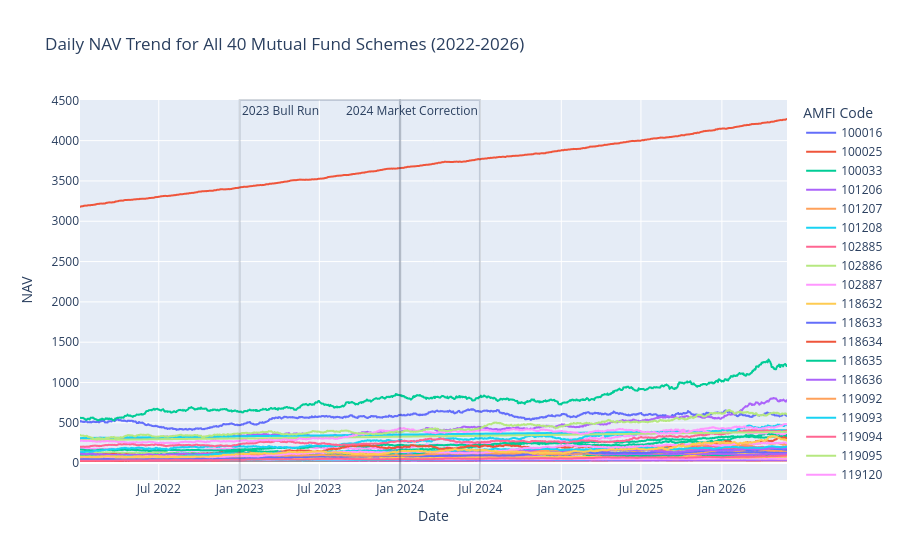

The notebook cell this image was saved under:
### Code cell
import pandas as pd
import plotly.express as px
import os

# Load data
nav = pd.read_csv("../data/processed/02_nav_history_cleaned.csv")

# Convert date column
nav["date"] = pd.to_datetime(nav["date"])

# Check number of schemes
print("Number of Funds:", nav["amfi_code"].nunique())

# Create NAV trend chart
fig = px.line(
    nav,
    x="date",
    y="nav",
    color="amfi_code",
    title="Daily NAV Trend for All 40 Mutual Fund Schemes (2022-2026)",
    labels={
        "date": "Date",
        "nav": "NAV",
        "amfi_code": "AMFI Code"
    }
)

# Highlight 2023 Bull Run
fig.add_vrect(
    x0="2023-01-01",
    x1="2023-12-31",
    annotation_text="2023 Bull Run",
    annotation_position="top left",
    opacity=0.2
)

# Highlight 2024 Market Correction
fig.add_vrect(
    x0="2024-01-01",
    x1="2024-06-30",
    annotation_text="2024 Market Correction",
    annotation_position="top right",
    opacity=0.2
)

# Show chart
fig.show()

# Create charts folder if not exists
os.makedirs("../reports/charts", exist_ok=True)
                                                
# Save interactive chart
fig.write_html("../reports/charts/nav_trend.html")

print("Chart saved successfully!")

### Figure 1 — Plotly figure (JSON) as saved in the notebook; plotly's stock layout.template omitted (floating-point values rounded to 4 significant figures; data arrays with more than 128 entries replaced by an {"elided": "..."} marker saying what was removed)
{"data": [{"hovertemplate": "AMFI Code=100016<br>Date=%{x}<br>NAV=%{y}<extra></extra>", "legendgroup": "100016", "line": {"color": "#636efa", "dash": "solid"}, "marker": {"symbol": "circle"}, "mode": "lines", "name": "100016", "showlegend": true, "type": "scattergl", "x": {"elided": "1150 str values"}, "xaxis": "x", "y": {"elided": "1150 float values"}, "yaxis": "y"}, {"hovertemplate": "AMFI Code=100025<br>Date=%{x}<br>NAV=%{y}<extra></extra>", "legendgroup": "100025", "line": {"color": "#EF553B", "dash": "solid"}, "marker": {"symbol": "circle"}, "mode": "lines", "name": "100025", "showlegend": true, "type": "scattergl", "x": {"elided": "1150 str values"}, "xaxis": "x", "y": {"elided": "1150 float values"}, "yaxis": "y"}, {"hovertemplate": "AMFI Code=100033<br>Date=%{x}<br>NAV=%{y}<extra></extra>", "legendgroup": "100033", "line": {"color": "#00cc96", "dash": "solid"}, "marker": {"symbol": "circle"}, "mode": "lines", "name": "100033", "showlegend": true, "type": "scattergl", "x": {"elided": "1150 str values"}, "xaxis": "x", "y": {"elided": "1150 float values"}, "yaxis": "y"}, {"hovertemplate": "AMFI Code=101206<br>Date=%{x}<br>NAV=%{y}<extra></extra>", "legendgroup": "101206", "line": {"color": "#ab63fa", "dash": "solid"}, "marker": {"symbol": "circle"}, "mode": "lines", "name": "101206", "showlegend": true, "type": "scattergl", "x": {"elided": "1150 str values"}, "xaxis": "x", "y": {"elided": "1150 float values"}, "yaxis": "y"}, {"hovertemplate": "AMFI Code=101207<br>Date=%{x}<br>NAV=%{y}<extra></extra>", "legendgroup": "101207", "line": {"color": "#FFA15A", "dash": "solid"}, "marker": {"symbol": "circle"}, "mode": "lines", "name": "101207", "showlegend": true, "type": "scattergl", "x": {"elided": "1150 str values"}, "xaxis": "x", "y": {"elided": "1150 float values"}, "yaxis": "y"}, {"hovertemplate": "AMFI Code=101208<br>Date=%{x}<br>NAV=%{y}<extra></extra>", "legendgroup": "101208", "line": {"color": "#19d3f3", "dash": "solid"}, "marker": {"symbol": "circle"}, "mode": "lines", "name": "101208", "showlegend": true, "type": "scattergl", "x": {"elided": "1150 str values"}, "xaxis": "x", "y": {"elided": "1150 float values"}, "yaxis": "y"}, {"hovertemplate": "AMFI Code=102885<br>Date=%{x}<br>NAV=%{y}<extra></extra>", "legendgroup": "102885", "line": {"color": "#FF6692", "dash": "solid"}, "marker": {"symbol": "circle"}, "mode": "lines", "name": "102885", "showlegend": true, "type": "scattergl", "x": {"elided": "1150 str values"}, "xaxis": "x", "y": {"elided": "1150 float values"}, "yaxis": "y"}, {"hovertemplate": "AMFI Code=102886<br>Date=%{x}<br>NAV=%{y}<extra></extra>", "legendgroup": "102886", "line": {"color": "#B6E880", "dash": "solid"}, "marker": {"symbol": "circle"}, "mode": "lines", "name": "102886", "showlegend": true, "type": "scattergl", "x": {"elided": "1150 str values"}, "xaxis": "x", "y": {"elided": "1150 float values"}, "yaxis": "y"}, {"hovertemplate": "AMFI Code=102887<br>Date=%{x}<br>NAV=%{y}<extra></extra>", "legendgroup": "102887", "line": {"color": "#FF97FF", "dash": "solid"}, "marker": {"symbol": "circle"}, "mode": "lines", "name": "102887", "showlegend": true, "type": "scattergl", "x": {"elided": "1150 str values"}, "xaxis": "x", "y": {"elided": "1150 float values"}, "yaxis": "y"}, {"hovertemplate": "AMFI Code=118632<br>Date=%{x}<br>NAV=%{y}<extra></extra>", "legendgroup": "118632", "line": {"color": "#FECB52", "dash": "solid"}, "marker": {"symbol": "circle"}, "mode": "lines", "name": "118632", "showlegend": true, "type": "scattergl", "x": {"elided": "1150 str values"}, "xaxis": "x", "y": {"elided": "1150 float values"}, "yaxis": "y"}, {"hovertemplate": "AMFI Code=118633<br>Date=%{x}<br>NAV=%{y}<extra></extra>", "legendgroup": "118633", "line": {"color": "#636efa", "dash": "solid"}, "marker": {"symbol": "circle"}, "mode": "lines", "name": "118633", "showlegend": true, "type": "scattergl", "x": {"elided": "1150 str values"}, "xaxis": "x", "y": {"elided": "1150 float values"}, "yaxis": "y"}, {"hovertemplate": "AMFI Code=118634<br>Date=%{x}<br>NAV=%{y}<extra></extra>", "legendgroup": "118634", "line": {"color": "#EF553B", "dash": "solid"}, "marker": {"symbol": "circle"}, "mode": "lines", "name": "118634", "showlegend": true, "type": "scattergl", "x": {"elided": "1150 str values"}, "xaxis": "x", "y": {"elided": "1150 float values"}, "yaxis": "y"}, {"hovertemplate": "AMFI Code=118635<br>Date=%{x}<br>NAV=%{y}<extra></extra>", "legendgroup": "118635", "line": {"color": "#00cc96", "dash": "solid"}, "marker": {"symbol": "circle"}, "mode": "lines", "name": "118635", "showlegend": true, "type": "scattergl", "x": {"elided": "1150 str values"}, "xaxis": "x", "y": {"elided": "1150 float values"}, "yaxis": "y"}, {"hovertemplate": "AMFI Code=118636<br>Date=%{x}<br>NAV=%{y}<extra></extra>", "legendgroup": "118636", "line": {"color": "#ab63fa", "dash": "solid"}, "marker": {"symbol": "circle"}, "mode": "lines", "name": "118636", "showlegend": true, "type": "scattergl", "x": {"elided": "1150 str values"}, "xaxis": "x", "y": {"elided": "1150 float values"}, "yaxis": "y"}, {"hovertemplate": "AMFI Code=119092<br>Date=%{x}<br>NAV=%{y}<extra></extra>", "legendgroup": "119092", "line": {"color": "#FFA15A", "dash": "solid"}, "marker": {"symbol": "circle"}, "mode": "lines", "name": "119092", "showlegend": true, "type": "scattergl", "x": {"elided": "1150 str values"}, "xaxis": "x", "y": {"elided": "1150 float values"}, "yaxis": "y"}, {"hovertemplate": "AMFI Code=119093<br>Date=%{x}<br>NAV=%{y}<extra></extra>", "legendgroup": "119093", "line": {"color": "#19d3f3", "dash": "solid"}, "marker": {"symbol": "circle"}, "mode": "lines", "name": "119093", "showlegend": true, "type": "scattergl", "x": {"elided": "1150 str values"}, "xaxis": "x", "y": {"elided": "1150 float values"}, "yaxis": "y"}, {"hovertemplate": "AMFI Code=119094<br>Date=%{x}<br>NAV=%{y}<extra></extra>", "legendgroup": "119094", "line": {"color": "#FF6692", "dash": "solid"}, "marker": {"symbol": "circle"}, "mode": "lines", "name": "119094", "showlegend": true, "type": "scattergl", "x": {"elided": "1150 str values"}, "xaxis": "x", "y": {"elided": "1150 float values"}, "yaxis": "y"}, {"hovertemplate": "AMFI Code=119095<br>Date=%{x}<br>NAV=%{y}<extra></extra>", "legendgroup": "119095", "line": {"color": "#B6E880", "dash": "solid"}, "marker": {"symbol": "circle"}, "mode": "lines", "name": "119095", "showlegend": true, "type": "scattergl", "x": {"elided": "1150 str values"}, "xaxis": "x", "y": {"elided": "1150 float values"}, "yaxis": "y"}, {"hovertemplate": "AMFI Code=119120<br>Date=%{x}<br>NAV=%{y}<extra></extra>", "legendgroup": "119120", "line": {"color": "#FF97FF", "dash": "solid"}, "marker": {"symbol": "circle"}, "mode": "lines", "name": "119120", "showlegend": true, "type": "scattergl", "x": {"elided": "1150 str values"}, "xaxis": "x", "y": {"elided": "1150 float values"}, "yaxis": "y"}, {"hovertemplate": "AMFI Code=119551<br>Date=%{x}<br>NAV=%{y}<extra></extra>", "legendgroup": "119551", "line": {"color": "#FECB52", "dash": "solid"}, "marker": {"symbol": "circle"}, "mode": "lines", "name": "119551", "showlegend": true, "type": "scattergl", "x": {"elided": "1150 str values"}, "xaxis": "x", "y": {"elided": "1150 float values"}, "yaxis": "y"}, {"hovertemplate": "AMFI Code=119552<br>Date=%{x}<br>NAV=%{y}<extra></extra>", "legendgroup": "119552", "line": {"color": "#636efa", "dash": "solid"}, "marker": {"symbol": "circle"}, "mode": "lines", "name": "119552", "showlegend": true, "type": "scattergl", "x": {"elided": "1150 str values"}, "xaxis": "x", "y": {"elided": "1150 float values"}, "yaxis": "y"}, {"hovertemplate": "AMFI Code=119598<br>Date=%{x}<br>NAV=%{y}<extra></extra>", "legendgroup": "119598", "line": {"color": "#EF553B", "dash": "solid"}, "marker": {"symbol": "circle"}, "mode": "lines", "name": "119598", "showlegend": true, "type": "scattergl", "x": {"elided": "1150 str values"}, "xaxis": "x", "y": {"elided": "1150 float values"}, "yaxis": "y"}, {"hovertemplate": "AMFI Code=119599<br>Date=%{x}<br>NAV=%{y}<extra></extra>", "legendgroup": "119599", "line": {"color": "#00cc96", "dash": "solid"}, "marker": {"symbol": "circle"}, "mode": "lines", "name": "119599", "showlegend": true, "type": "scattergl", "x": {"elided": "1150 str values"}, "xaxis": "x", "y": {"elided": "1150 float values"}, "yaxis": "y"}, {"hovertemplate": "AMFI Code=120503<br>Date=%{x}<br>NAV=%{y}<extra></extra>", "legendgroup": "120503", "line": {"color": "#ab63fa", "dash": "solid"}, "marker": {"symbol": "circle"}, "mode": "lines", "name": "120503", "showlegend": true, "type": "scattergl", "x": {"elided": "1150 str values"}, "xaxis": "x", "y": {"elided": "1150 float values"}, "yaxis": "y"}, {"hovertemplate": "AMFI Code=120504<br>Date=%{x}<br>NAV=%{y}<extra></extra>", "legendgroup": "120504", "line": {"color": "#FFA15A", "dash": "solid"}, "marker": {"symbol": "circle"}, "mode": "lines", "name": "120504", "showlegend": true, "type": "scattergl", "x": {"elided": "1150 str values"}, "xaxis": "x", "y": {"elided": "1150 float values"}, "yaxis": "y"}, {"hovertemplate": "AMFI Code=120505<br>Date=%{x}<br>NAV=%{y}<extra></extra>", "legendgroup": "120505", "line": {"color": "#19d3f3", "dash": "solid"}, "marker": {"symbol": "circle"}, "mode": "lines", "name": "120505", "showlegend": true, "type": "scattergl", "x": {"elided": "1150 str values"}, "xaxis": "x", "y": {"elided": "1150 float values"}, "yaxis": "y"}, {"hovertemplate": "AMFI Code=120506<br>Date=%{x}<br>NAV=%{y}<extra></extra>", "legendgroup": "120506", "line": {"color": "#FF6692", "dash": "solid"}, "marker": {"symbol": "circle"}, "mode": "lines", "name": "120506", "showlegend": true, "type": "scattergl", "x": {"elided": "1150 str values"}, "xaxis": "x", "y": {"elided": "1150 float values"}, "yaxis": "y"}, {"hovertemplate": "AMFI Code=120507<br>Date=%{x}<br>NAV=%{y}<extra></extra>", "legendgroup": "120507", "line": {"color": "#B6E880", "dash": "solid"}, "marker": {"symbol": "circle"}, "mode": "lines", "name": "120507", "showlegend": true, "type": "scattergl", "x": {"elided": "1150 str values"}, "xaxis": "x", "y": {"elided": "1150 float values"}, "yaxis": "y"}, {"hovertemplate": "AMFI Code=120841<br>Date=%{x}<br>NAV=%{y}<extra></extra>", "legendgroup": "120841", "line": {"color": "#FF97FF", "dash": "solid"}, "marker": {"symbol": "circle"}, "mode": "lines", "name": "120841", "showlegend": true, "type": "scattergl", "x": {"elided": "1150 str values"}, "xaxis": "x", "y": {"elided": "1150 float values"}, "yaxis": "y"}, {"hovertemplate": "AMFI Code=120842<br>Date=%{x}<br>NAV=%{y}<extra></extra>", "legendgroup": "120842", "line": {"color": "#FECB52", "dash": "solid"}, "marker": {"symbol": "circle"}, "mode": "lines", "name": "120842", "showlegend": true, "type": "scattergl", "x": {"elided": "1150 str values"}, "xaxis": "x", "y": {"elided": "1150 float values"}, "yaxis": "y"}, {"hovertemplate": "AMFI Code=120843<br>Date=%{x}<br>NAV=%{y}<extra></extra>", "legendgroup": "120843", "line": {"color": "#636efa", "dash": "solid"}, "marker": {"symbol": "circle"}, "mode": "lines", "name": "120843", "showlegend": true, "type": "scattergl", "x": {"elided": "1150 str values"}, "xaxis": "x", "y": {"elided": "1150 float values"}, "yaxis": "y"}, {"hovertemplate": "AMFI Code=120844<br>Date=%{x}<br>NAV=%{y}<extra></extra>", "legendgroup": "120844", "line": {"color": "#EF553B", "dash": "solid"}, "marker": {"symbol": "circle"}, "mode": "lines", "name": "120844", "showlegend": true, "type": "scattergl", "x": {"elided": "1150 str values"}, "xaxis": "x", "y": {"elided": "1150 float values"}, "yaxis": "y"}, {"hovertemplate": "AMFI Code=125497<br>Date=%{x}<br>NAV=%{y}<extra></extra>", "legendgroup": "125497", "line": {"color": "#00cc96", "dash": "solid"}, "marker": {"symbol": "circle"}, "mode": "lines", "name": "125497", "showlegend": true, "type": "scattergl", "x": {"elided": "1150 str values"}, "xaxis": "x", "y": {"elided": "1150 float values"}, "yaxis": "y"}, {"hovertemplate": "AMFI Code=125498<br>Date=%{x}<br>NAV=%{y}<extra></extra>", "legendgroup": "125498", "line": {"color": "#ab63fa", "dash": "solid"}, "marker": {"symbol": "circle"}, "mode": "lines", "name": "125498", "showlegend": true, "type": "scattergl", "x": {"elided": "1150 str values"}, "xaxis": "x", "y": {"elided": "1150 float values"}, "yaxis": "y"}, {"hovertemplate": "AMFI Code=148567<br>Date=%{x}<br>NAV=%{y}<extra></extra>", "legendgroup": "148567", "line": {"color": "#FFA15A", "dash": "solid"}, "marker": {"symbol": "circle"}, "mode": "lines", "name": "148567", "showlegend": true, "type": "scattergl", "x": {"elided": "1150 str values"}, "xaxis": "x", "y": {"elided": "1150 float values"}, "yaxis": "y"}, {"hovertemplate": "AMFI Code=148568<br>Date=%{x}<br>NAV=%{y}<extra></extra>", "legendgroup": "148568", "line": {"color": "#19d3f3", "dash": "solid"}, "marker": {"symbol": "circle"}, "mode": "lines", "name": "148568", "showlegend": true, "type": "scattergl", "x": {"elided": "1150 str values"}, "xaxis": "x", "y": {"elided": "1150 float values"}, "yaxis": "y"}, {"hovertemplate": "AMFI Code=148569<br>Date=%{x}<br>NAV=%{y}<extra></extra>", "legendgroup": "148569", "line": {"color": "#FF6692", "dash": "solid"}, "marker": {"symbol": "circle"}, "mode": "lines", "name": "148569", "showlegend": true, "type": "scattergl", "x": {"elided": "1150 str values"}, "xaxis": "x", "y": {"elided": "1150 float values"}, "yaxis": "y"}, {"hovertemplate": "AMFI Code=149322<br>Date=%{x}<br>NAV=%{y}<extra></extra>", "legendgroup": "149322", "line": {"color": "#B6E880", "dash": "solid"}, "marker": {"symbol": "circle"}, "mode": "lines", "name": "149322", "showlegend": true, "type": "scattergl", "x": {"elided": "1150 str values"}, "xaxis": "x", "y": {"elided": "1150 float values"}, "yaxis": "y"}, {"hovertemplate": "AMFI Code=149323<br>Date=%{x}<br>NAV=%{y}<extra></extra>", "legendgroup": "149323", "line": {"color": "#FF97FF", "dash": "solid"}, "marker": {"symbol": "circle"}, "mode": "lines", "name": "149323", "showlegend": true, "type": "scattergl", "x": {"elided": "1150 str values"}, "xaxis": "x", "y": {"elided": "1150 float values"}, "yaxis": "y"}, {"hovertemplate": "AMFI Code=149324<br>Date=%{x}<br>NAV=%{y}<extra></extra>", "legendgroup": "149324", "line": {"color": "#FECB52", "dash": "solid"}, "marker": {"symbol": "circle"}, "mode": "lines", "name": "149324", "showlegend": true, "type": "scattergl", "x": {"elided": "1150 str values"}, "xaxis": "x", "y": {"elided": "1150 float values"}, "yaxis": "y"}], "layout": {"annotations": [{"showarrow": false, "text": "2023 Bull Run", "x": "2023-01-01", "xanchor": "left", "xref": "x", "y": 1, "yanchor": "top", "yref": "y domain"}, {"showarrow": false, "text": "2024 Market Correction", "x": "2024-06-30", "xanchor": "right", "xref": "x", "y": 1, "yanchor": "top", "yref": "y domain"}], "legend": {"title": {"text": "AMFI Code"}, "tracegroupgap": 0}, "shapes": [{"opacity": 0.2, "type": "rect", "x0": "2023-01-01", "x1": "2023-12-31", "xref": "x", "y0": 0, "y1": 1, "yref": "y domain"}, {"opacity": 0.2, "type": "rect", "x0": "2024-01-01", "x1": "2024-06-30", "xref": "x", "y0": 0, "y1": 1, "yref": "y domain"}], "title": {"text": "Daily NAV Trend for All 40 Mutual Fund Schemes (2022-2026)"}, "xaxis": {"anchor": "y", "domain": [0, 1], "title": {"text": "Date"}}, "yaxis": {"anchor": "x", "domain": [0, 1], "title": {"text": "NAV"}}}}
